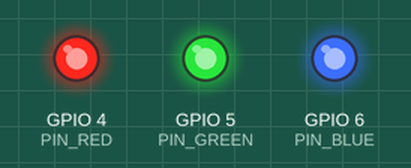
Simulated run of this program. Board: ESP32-S3. Shown: output pins drawn as LEDs (lit = HIGH).

Above: at 0.05 s.
At 2.75 s:
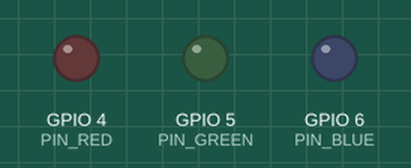
Timing chart, 0 to 3.0 s (numbered marks = the images above):
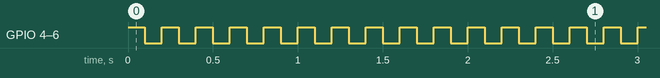

The program:

main.cpp
```cpp
#include <Arduino.h>

const int PIN_RED = 4;
const int PIN_GREEN = 5;
const int PIN_BLUE = 6;
void setup() {
  pinMode(PIN_RED, OUTPUT);     // 只做一次：把 GPIO4 设成输出
  pinMode(PIN_GREEN, OUTPUT);
  pinMode(PIN_BLUE, OUTPUT);
}

void loop() {
  digitalWrite(PIN_RED, HIGH);  // 亮
  digitalWrite(PIN_GREEN, HIGH);
  digitalWrite(PIN_BLUE, HIGH);
  delay(100);                  // 等 1000 毫秒（1 秒）
  digitalWrite(PIN_RED, LOW);   // 灭
  digitalWrite(PIN_GREEN, LOW);
  digitalWrite(PIN_BLUE, LOW);
  delay(100);

}
```

Measured:
- by itself, GPIO 4 (PIN_RED), GPIO 5 (PIN_GREEN), GPIO 6 (PIN_BLUE): alternates HIGH for 0.10 s and LOW for 0.10 s
